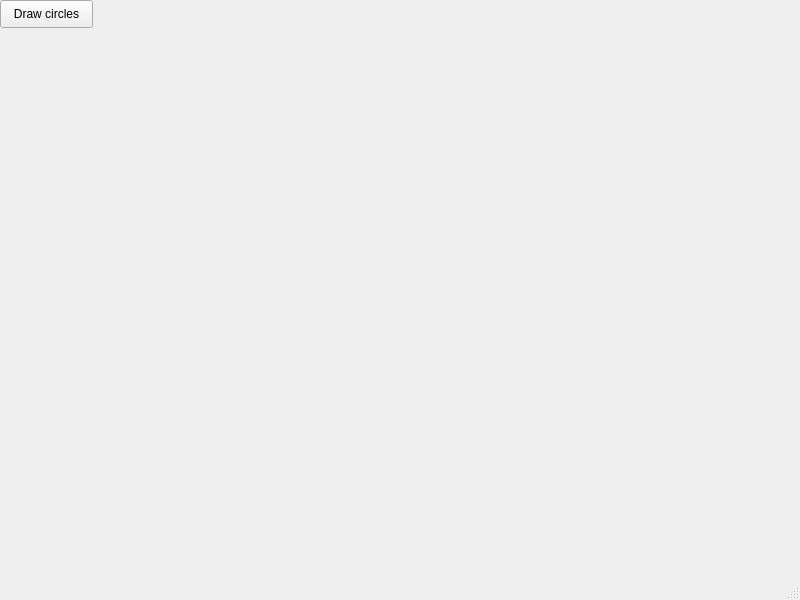
<?xml version="1.0" encoding="UTF-8"?>
<ui version="4.0">
 <class>MainWindow</class>
 <widget class="QMainWindow" name="MainWindow">
  <property name="geometry">
   <rect>
    <x>0</x>
    <y>0</y>
    <width>800</width>
    <height>600</height>
   </rect>
  </property>
  <property name="windowTitle">
   <string>MainWindow</string>
  </property>
  <widget class="QWidget" name="centralwidget">
   <widget class="QPushButton" name="draw_btn">
    <property name="geometry">
     <rect>
      <x>0</x>
      <y>0</y>
      <width>93</width>
      <height>28</height>
     </rect>
    </property>
    <property name="text">
     <string>Draw circles</string>
    </property>
   </widget>
  </widget>
  <widget class="QMenuBar" name="menubar">
   <property name="geometry">
    <rect>
     <x>0</x>
     <y>0</y>
     <width>800</width>
     <height>26</height>
    </rect>
   </property>
  </widget>
  <widget class="QStatusBar" name="statusbar"/>
 </widget>
 <resources/>
 <connections/>
</ui>
